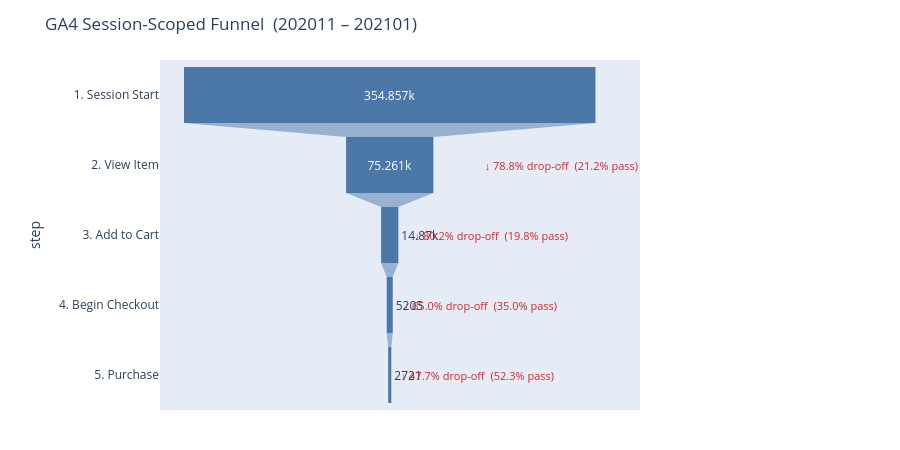

Notebook cell for this chart:
### Code cell
# ── Section 3b: Funnel metrics + Plotly visualization ─────────────────────
# Human-readable step labels aligned with GA4 funnel stage names.
step_labels = [
    "1. Session Start",
    "2. View Item",
    "3. Add to Cart",
    "4. Begin Checkout",
    "5. Purchase",
]
# Column names returned by the sequential CTE in session_funnel_sql.
step_cols = [
    "step1_sessions", "step2_view_item", "step3_add_to_cart",
    "step4_begin_checkout", "step5_purchase",
]

# Build a tidy funnel table for display and downstream LLM context (Section 10).
funnel_df = pd.DataFrame({
    "step":  step_labels,
    "sessions": [int(funnel_raw[c].iloc[0]) for c in step_cols],
})
# step_cvr: conversion from the previous step (% who advanced one stage).
funnel_df["step_cvr"]    = (funnel_df["sessions"] / funnel_df["sessions"].shift(1) * 100).round(1)
# overall_cvr: conversion from session start (% still in funnel at this step).
funnel_df["overall_cvr"] = (funnel_df["sessions"] / funnel_df["sessions"].iloc[0] * 100).round(1)
# drop_off: 100 - step_cvr — share lost between adjacent steps.
funnel_df["drop_off"]    = (100 - funnel_df["step_cvr"]).round(1)

print("Session funnel with conversion rates:")
display(funnel_df)

# Funnel chart: width of each stage = remaining sessions.
fig = px.funnel(
    funnel_df, x="sessions", y="step",
    title=f"GA4 Session-Scoped Funnel  ({DATE_START[:6]} – {DATE_END[:6]})",
    color_discrete_sequence=["#4C78A8"],
)
# Annotate each transition with drop-off % and step conversion (skip top of funnel).
for i, row in funnel_df.iterrows():
    if i == 0:
        continue
    fig.add_annotation(
        x=row["sessions"], y=row["step"],
        text=f"  ↓ {row['drop_off']}% drop-off  ({row['step_cvr']}% pass)",
        showarrow=False, xanchor="left",
        font=dict(size=11, color="#d62728"),
    )
fig.update_layout(height=450, margin=dict(l=160, r=260, t=60, b=40))
fig.show()

### Figure 1 — Plotly figure (JSON) as saved in the notebook; plotly's stock layout.template omitted (floating-point values rounded to 4 significant figures)
{"data": [{"hovertemplate": "sessions=%{x}<br>step=%{y}<extra></extra>", "legendgroup": "", "marker": {"color": "#4C78A8"}, "name": "", "orientation": "h", "showlegend": false, "type": "funnel", "x": [354857, 75261, 14870, 5205, 2721], "xaxis": "x", "y": ["1. Session Start", "2. View Item", "3. Add to Cart", "4. Begin Checkout", "5. Purchase"], "yaxis": "y"}], "layout": {"annotations": [{"font": {"color": "#d62728", "size": 11}, "showarrow": false, "text": "  ↓ 78.8% drop-off  (21.2% pass)", "x": 75261, "xanchor": "left", "y": "2. View Item"}, {"font": {"color": "#d62728", "size": 11}, "showarrow": false, "text": "  ↓ 80.2% drop-off  (19.8% pass)", "x": 14870, "xanchor": "left", "y": "3. Add to Cart"}, {"font": {"color": "#d62728", "size": 11}, "showarrow": false, "text": "  ↓ 65.0% drop-off  (35.0% pass)", "x": 5205, "xanchor": "left", "y": "4. Begin Checkout"}, {"font": {"color": "#d62728", "size": 11}, "showarrow": false, "text": "  ↓ 47.7% drop-off  (52.3% pass)", "x": 2721, "xanchor": "left", "y": "5. Purchase"}], "height": 450, "legend": {"tracegroupgap": 0}, "margin": {"b": 40, "l": 160, "r": 260, "t": 60}, "title": {"text": "GA4 Session-Scoped Funnel  (202011 – 202101)"}, "xaxis": {"anchor": "y", "domain": [0.0, 1.0], "title": {"text": "sessions"}}, "yaxis": {"anchor": "x", "domain": [0.0, 1.0], "title": {"text": "step"}}}}
